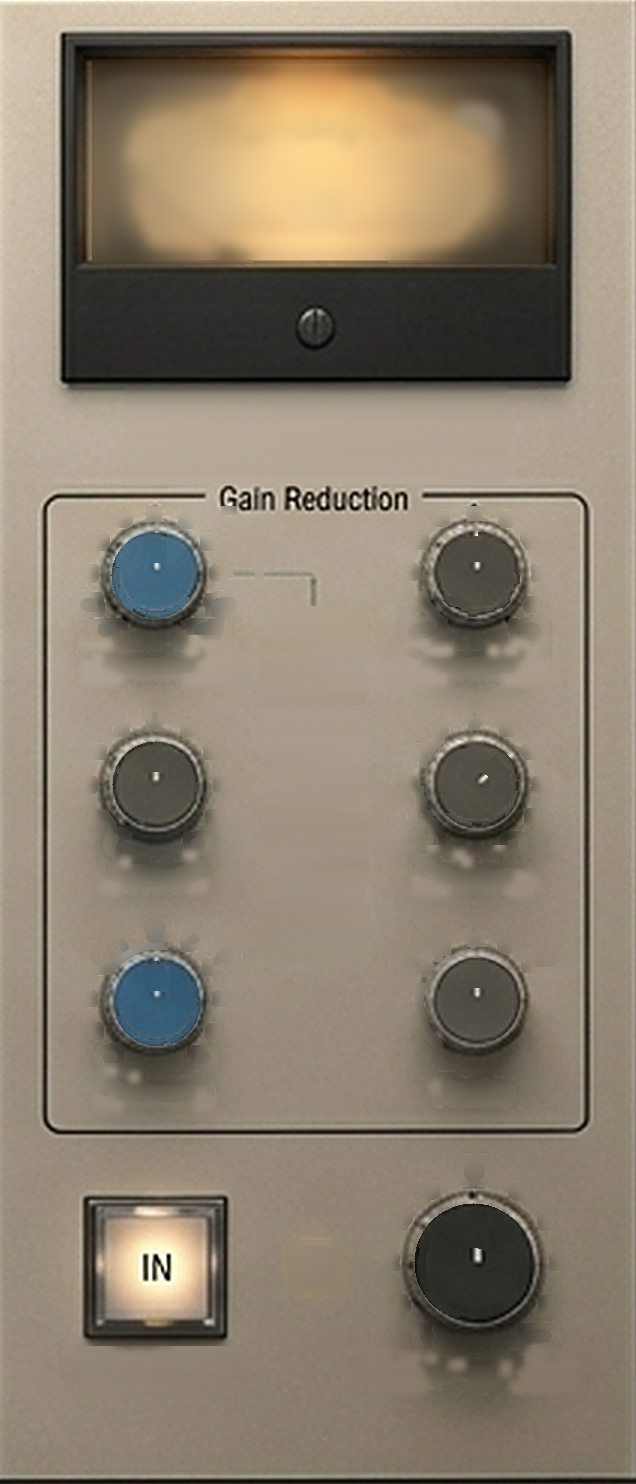
#> input picture Resources/MasterBusCompressorPanel.png, 636 x 1484 px
$ python make_xenon_skin.py ../Resources/MasterBusCompressorPanel.png
#> lines starting #> are read from the running program, lines starting #| are printed output that depends on the picture
#!/usr/bin/env python3
"""
Builds the Xenon skin's pieces from your picture (pixels cut out, nothing drawn):

    python3 Tools/make_xenon_skin.py <xenon-picture.jpg>   (1365 x 768)

Writes to Resources/skin/xenon/ (all start with xenon_):
  xenon_knob.png     the glowing cyan knob (round cut)
  xenon_cap.png      the fader cap
  xenon_slot.png     the lit (used) insert slot
  xenon_meter.png    a stretch of the lit teal meter (tiled up the meter)
  xenon_panel.png    the dark cell texture behind the mixer
  xenon_bar.png      the engraved swirl behind the control bar
"""
import os
import sys
import numpy as np
from PIL import Image

HERE = os.path.dirname(os.path.abspath(__file__))
OUT = os.path.join(HERE, '..', 'Resources', 'skin', 'xenon')
os.makedirs(OUT, exist_ok=True)
src = Image.open(sys.argv[1]).convert('RGBA')
S = src.width / 1365.0
#> S = 0.466


def crop(x0, y0, x1, y1):
    return src.crop(tuple(int(round(v * S)) for v in (x0, y0, x1, y1)))


def save(im, name, scale=1):
    if scale != 1:
        im = im.resize((int(im.width * scale), int(im.height * scale)), Image.LANCZOS)
    im.save(os.path.join(OUT, 'xenon_' + name + '.png'), optimize=True)
    print('wrote', name, im.size)


# The knob: a round cut (its glow included), at 4x so it scales down cleanly.
k = crop(4, 406, 25, 427)
k = k.resize((k.width * 4, k.height * 4), Image.LANCZOS)
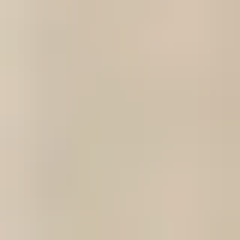
#> k: PIL image 40x40 RGBA (shown 6 times larger); mean R, G, B, A 208, 193.7, 173.2, 255
a = np.asarray(k).copy()
h, w = a.shape[:2]
#> h = 40; w = 40
yy, xx = np.mgrid[0:h, 0:w]
d = np.sqrt((xx + 0.5 - w / 2) ** 2 + (yy + 0.5 - h / 2) ** 2)
a[:, :, 3] = (np.clip((w / 2 - 1 - d) / 2.0, 0, 1) * 255).astype(np.uint8)
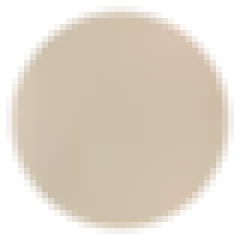
#> a: shape (40, 40, 4) (shown 6 times larger); mean R, G, B, A 208, 193.7, 173.2, 162.3; transparent parts drawn white
save(Image.fromarray(a, 'RGBA'), 'knob')
#| wrote knob (40, 40)

save(crop(4, 590, 16, 613), 'cap', 4)
#> call 2 of save, with name = 'cap', scale = 4
#> in save (call 2), `im = im.resize((int(im.width * scale), int(im.height * scale)), Image...`:
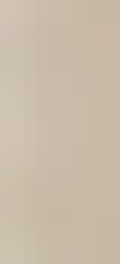
#> im: PIL image 20x44 RGBA (shown 6 times larger); mean R, G, B, A 201.1, 187.9, 169.7, 255
#| wrote cap (20, 44)
save(crop(3, 466, 36, 477), 'slot', 4)
#> call 3 of save, with name = 'slot', scale = 4
#> in save (call 3), `im = im.resize((int(im.width * scale), int(im.height * scale)), Image...`:
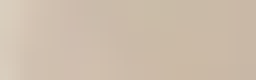
#> im: PIL image 64x20 RGBA (shown 4 times larger); mean R, G, B, A 205.1, 188.9, 171.4, 255
#| wrote slot (64, 20)
save(crop(29, 645, 35, 688), 'meter', 4)
#| wrote meter (8, 80)
save(crop(1075, 400, 1315, 715), 'panel')
#> in crop (call 5), `return src.crop(tuple(int(round(v * S)) for v in (x0, y0, x1, y1)))`:
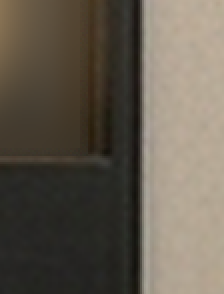
#> returned value: PIL image 112x147 RGBA (shown 2 times larger); mean R, G, B, A 100.4, 92.3, 80, 255
#| wrote panel (112, 147)
save(crop(225, 12, 525, 88), 'bar')
#> in crop (call 6), `return src.crop(tuple(int(round(v * S)) for v in (x0, y0, x1, y1)))`:
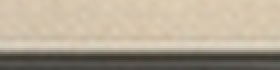
#> returned value: PIL image 140x35 RGBA (shown 2 times larger); mean R, G, B, A 177.3, 165.9, 147.4, 255
#| wrote bar (140, 35)
